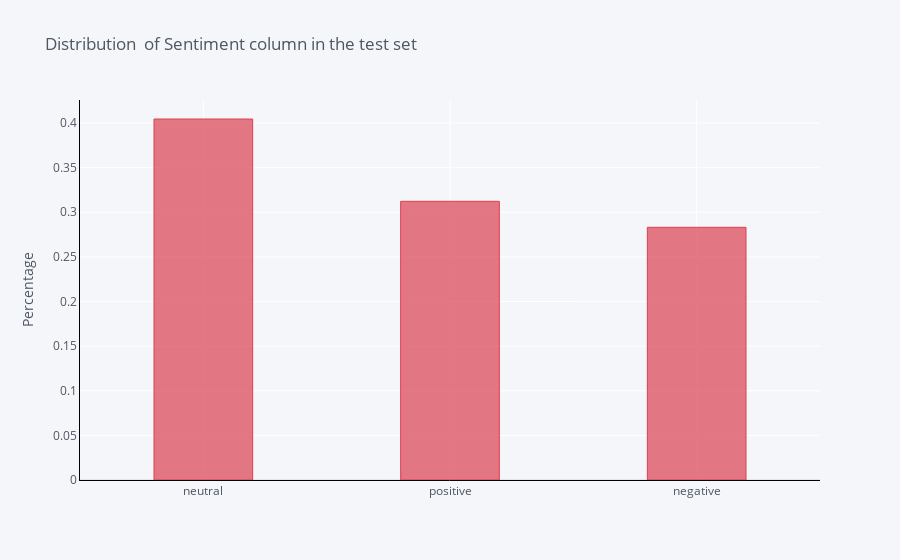

Notebook code for this chart:
### Markdown cell above
It would be interesting to see if the distribution is also same in the test set.

### Code cell
test['sentiment'].value_counts(normalize=True).iplot(kind='bar',
                                                      yTitle='Percentage', 
                                                      linecolor='black', 
                                                      opacity=0.7,
                                                      color='red',
                                                      theme='pearl',
                                                      bargap=0.6,
                                                      gridcolor='white',
                                                      title='Distribution  of Sentiment column in the test set')

### Figure 1 — Plotly figure (JSON) as saved in the notebook; plotly's stock layout.template omitted (floating-point values rounded to 4 significant figures)
{"data": [{"marker": {"color": "rgba(219, 64, 82, 0.7)", "line": {"color": "rgba(219, 64, 82, 1.0)", "width": 1}}, "name": "sentiment", "orientation": "v", "text": "", "type": "bar", "x": ["neutral", "positive", "negative"], "y": [0.4045, 0.3123, 0.2832]}], "layout": {"bargap": 0.6, "legend": {"bgcolor": "#F5F6F9", "font": {"color": "#4D5663"}}, "paper_bgcolor": "#F5F6F9", "plot_bgcolor": "#F5F6F9", "title": {"font": {"color": "#4D5663"}, "text": "Distribution  of Sentiment column in the test set"}, "xaxis": {"gridcolor": "white", "linecolor": "black", "showgrid": true, "tickfont": {"color": "#4D5663"}, "title": {"font": {"color": "#4D5663"}, "text": ""}, "zerolinecolor": "#E1E5ED"}, "yaxis": {"gridcolor": "white", "linecolor": "black", "showgrid": true, "tickfont": {"color": "#4D5663"}, "title": {"font": {"color": "#4D5663"}, "text": "Percentage"}, "zerolinecolor": "#E1E5ED"}}}
